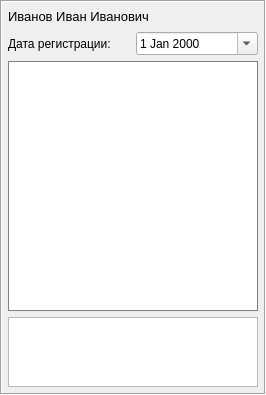
<?xml version="1.0" encoding="UTF-8"?>
<ui version="4.0">
 <class>PatientWidget</class>
 <widget class="QWidget" name="PatientWidget">
  <property name="geometry">
   <rect>
    <x>0</x>
    <y>0</y>
    <width>266</width>
    <height>395</height>
   </rect>
  </property>
  <property name="sizePolicy">
   <sizepolicy hsizetype="MinimumExpanding" vsizetype="Fixed">
    <horstretch>0</horstretch>
    <verstretch>0</verstretch>
   </sizepolicy>
  </property>
  <property name="windowTitle">
   <string>Form</string>
  </property>
  <property name="autoFillBackground">
   <bool>false</bool>
  </property>
  <layout class="QVBoxLayout" name="verticalLayout_2">
   <property name="spacing">
    <number>0</number>
   </property>
   <property name="leftMargin">
    <number>0</number>
   </property>
   <property name="topMargin">
    <number>0</number>
   </property>
   <property name="rightMargin">
    <number>0</number>
   </property>
   <property name="bottomMargin">
    <number>0</number>
   </property>
   <item>
    <widget class="QFrame" name="frame">
     <property name="frameShape">
      <enum>QFrame::Box</enum>
     </property>
     <property name="frameShadow">
      <enum>QFrame::Sunken</enum>
     </property>
     <layout class="QVBoxLayout" name="verticalLayout" stretch="0,0,0,0">
      <property name="spacing">
       <number>6</number>
      </property>
      <property name="leftMargin">
       <number>6</number>
      </property>
      <property name="topMargin">
       <number>6</number>
      </property>
      <property name="rightMargin">
       <number>6</number>
      </property>
      <property name="bottomMargin">
       <number>6</number>
      </property>
      <item>
       <widget class="QLabel" name="label_name">
        <property name="lineWidth">
         <number>1</number>
        </property>
        <property name="text">
         <string>&lt;html&gt;&lt;head/&gt;&lt;body&gt;&lt;p&gt;&lt;span style=&quot; font-size:10pt;&quot;&gt;Иванов Иван Иванович&lt;/span&gt;&lt;/p&gt;&lt;/body&gt;&lt;/html&gt;</string>
        </property>
        <property name="scaledContents">
         <bool>false</bool>
        </property>
       </widget>
      </item>
      <item>
       <layout class="QHBoxLayout" name="horizontalLayout_3">
        <item>
         <widget class="QLabel" name="label_2">
          <property name="text">
           <string>Дата регистрации:</string>
          </property>
         </widget>
        </item>
        <item>
         <widget class="QDateEdit" name="edit_date">
          <property name="wrapping">
           <bool>false</bool>
          </property>
          <property name="showGroupSeparator" stdset="0">
           <bool>false</bool>
          </property>
          <property name="calendarPopup">
           <bool>true</bool>
          </property>
         </widget>
        </item>
       </layout>
      </item>
      <item alignment="Qt::AlignHCenter|Qt::AlignVCenter">
       <widget class="QLabel" name="label_photo">
        <property name="sizePolicy">
         <sizepolicy hsizetype="Fixed" vsizetype="Fixed">
          <horstretch>0</horstretch>
          <verstretch>0</verstretch>
         </sizepolicy>
        </property>
        <property name="minimumSize">
         <size>
          <width>250</width>
          <height>250</height>
         </size>
        </property>
        <property name="maximumSize">
         <size>
          <width>250</width>
          <height>250</height>
         </size>
        </property>
        <property name="styleSheet">
         <string notr="true">QLabel { 
	background-color: #FFFFFF;
	border: 1px solid gray;
}</string>
        </property>
        <property name="text">
         <string/>
        </property>
        <property name="pixmap">
         <pixmap resource="../resources/resources.qrc">:/images/noavatar.png</pixmap>
        </property>
        <property name="scaledContents">
         <bool>true</bool>
        </property>
       </widget>
      </item>
      <item>
       <widget class="QListWidget" name="list_values">
        <property name="sizePolicy">
         <sizepolicy hsizetype="Preferred" vsizetype="Preferred">
          <horstretch>0</horstretch>
          <verstretch>0</verstretch>
         </sizepolicy>
        </property>
        <property name="lineWidth">
         <number>1</number>
        </property>
        <property name="verticalScrollBarPolicy">
         <enum>Qt::ScrollBarAlwaysOff</enum>
        </property>
        <property name="horizontalScrollBarPolicy">
         <enum>Qt::ScrollBarAlwaysOff</enum>
        </property>
        <property name="sizeAdjustPolicy">
         <enum>QAbstractScrollArea::AdjustToContents</enum>
        </property>
        <property name="autoScroll">
         <bool>false</bool>
        </property>
        <property name="showDropIndicator" stdset="0">
         <bool>true</bool>
        </property>
        <property name="isWrapping" stdset="0">
         <bool>false</bool>
        </property>
        <property name="resizeMode">
         <enum>QListView::Adjust</enum>
        </property>
       </widget>
      </item>
     </layout>
    </widget>
   </item>
  </layout>
 </widget>
 <resources>
  <include location="../resources/resources.qrc"/>
 </resources>
 <connections/>
</ui>
